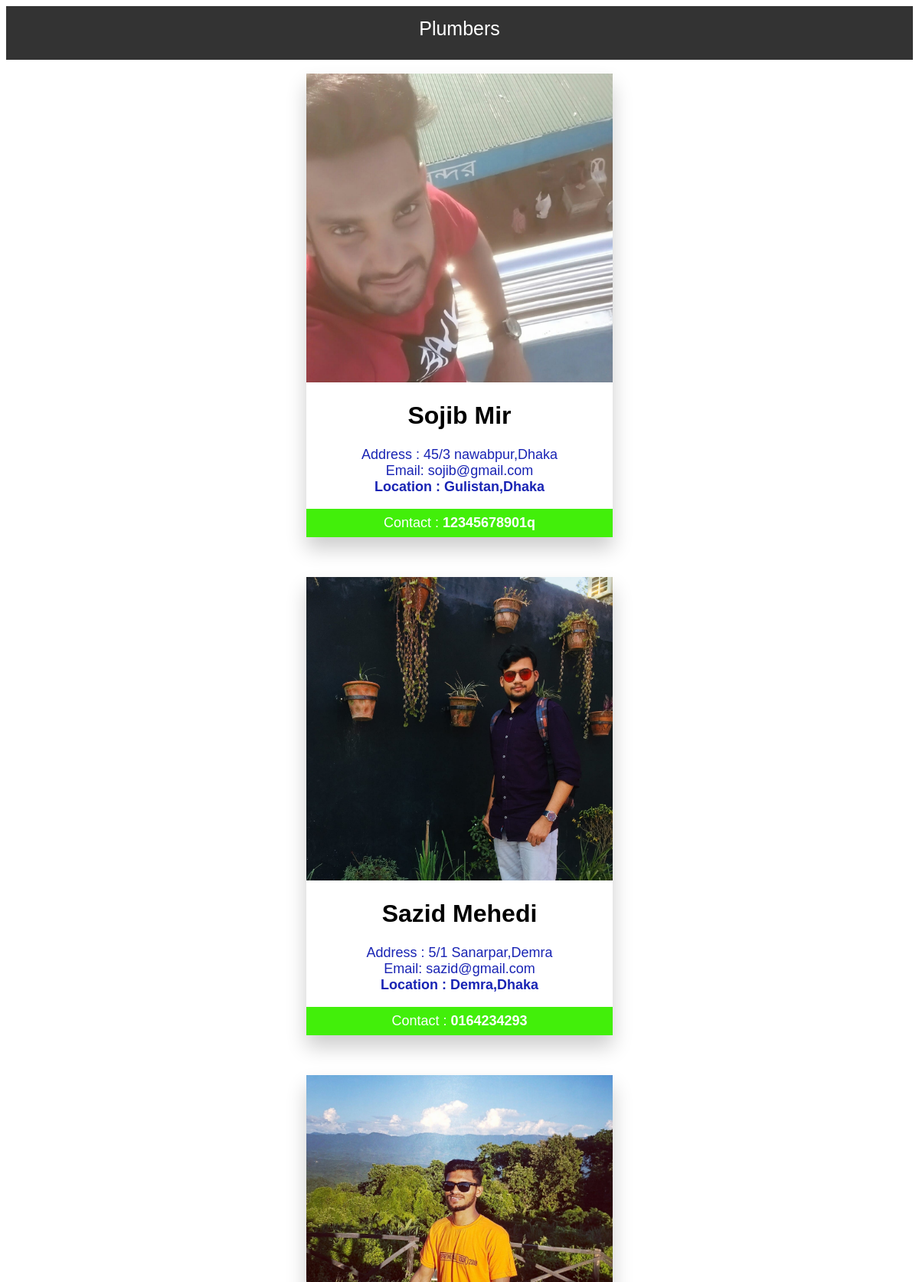
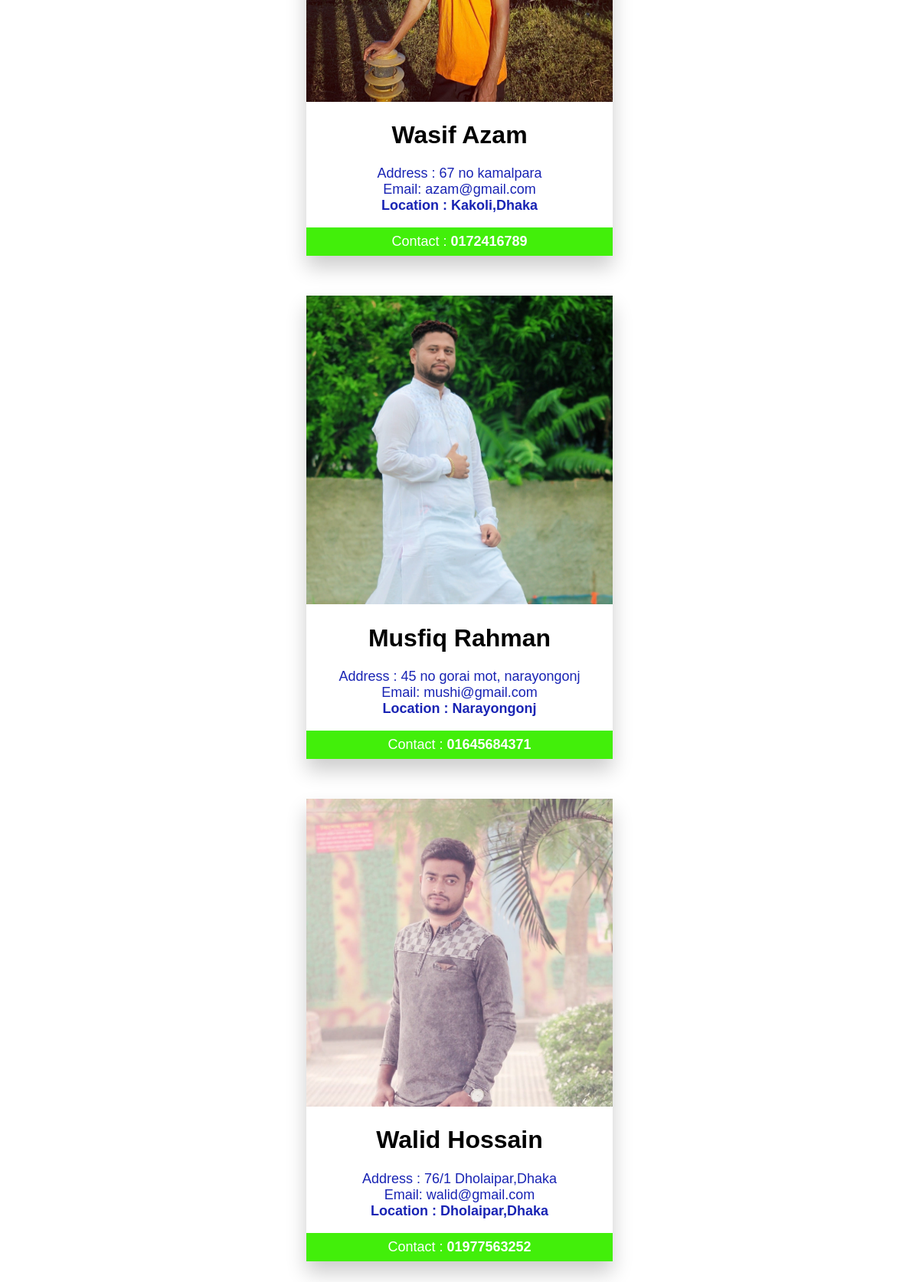
The page /worker/plumbers on the database its author committed (2 pictures, top to bottom).
### accounts/models.py (models this page shows, shortened)
class Worker(models.Model):
    name = models.CharField(max_length=50, blank=True, null=True)
    username = models.CharField(max_length=50, blank=True, null=True)
    email = models.EmailField(max_length=50, blank=True, null=True)
    password = models.CharField(max_length=50, blank=True, null=True)
    nid = models.CharField(max_length=50, blank=True, null=True)
    upload_nid = models.ImageField(upload_to='media/')
    pic = models.ImageField(upload_to='media/')
    phone = models.CharField(max_length=50, blank=True, null=True)
    address = models.CharField(max_length=50, blank=True, null=True)
    location = models.CharField(max_length=50, blank=True, null=True)
    type_of_work = models.CharField(max_length=50, blank=True, null=True)

### worker/views.py (the view)
# urls.py: path('plumbers',views.plumbers, name = 'plumbers'),
def plumbers(request):
    obj = Worker.objects.filter(type_of_work='plumber')
    context = {
        'objects': obj
    }
    return render(request, "Plumbers.html", context)

### templates/Plumbers.html (shortened to what this page needs)
<!DOCTYPE html>
<html>
<head>
<link rel="stylesheet" href="https://cdnjs.cloudflare.com/ajax/libs/font-awesome/4.7.0/css/font-awesome.min.css">
</head>
<body>
<ul>Plumbers</ul><br>
 {% for object in objects %}
<div class="card">
  <img src="{{ object.pic.url }}" alt="image-({{ object.name }})" style="width:100%">
  <h1>{{ object.name }}</h1>
   <p class="title" align="center" >
        Address : {{ object.address }}<br>
       Email: {{ object.email }}<br>
    <b>Location : {{ object.location }}</b><br>
   </p>
  <p><button>Contact : <b> {{ object.phone }}</b></button></p>
</div><br>
<br>
 {% endfor %}
</body>
</html>

### templates/Plumbers.html (style rules this page uses)
ul { margin: auto; padding: 15px; overflow: hidden; height: 40px; background-color: #333; font-family: arial; text-align: center; font-size: 25px; color:white; }
h1 { font-family: arial }
.card { box-shadow: 0 15px 25px 0 rgba(0, 0, 0, 0.2); max-width: 400px; margin: auto; text-align: center; font-family: arial; }
.title { color: #1924b4; font-size: 18px; }
button { border: none; outline: 0; display: inline-block; padding: 8px; color: white; background-color: #42ef0a; text-align: center; cursor: pointer; width: 100%; font-size: 18px; }

### rows shown on the page
Worker: pic (picture), name "Sojib Mir", address "45/3 nawabpur,Dhaka", email "sojib@gmail.com", location "Gulistan,Dhaka", phone "12345678901q"
Worker: pic (picture), name "Sazid Mehedi", address "5/1 Sanarpar,Demra", email "sazid@gmail.com", location "Demra,Dhaka", phone "0164234293"
Worker: pic (picture), name "Wasif Azam", address "67 no kamalpara", email "azam@gmail.com", location "Kakoli,Dhaka", phone "0172416789"
Worker: pic (picture), name "Musfiq Rahman", address "45 no gorai mot, narayongonj", email "mushi@gmail.com", location "Narayongonj", phone "01645684371"
Worker: pic (picture), name "Walid Hossain", address "76/1 Dholaipar,Dhaka", email "walid@gmail.com", location "Dholaipar,Dhaka", phone "01977563252"
